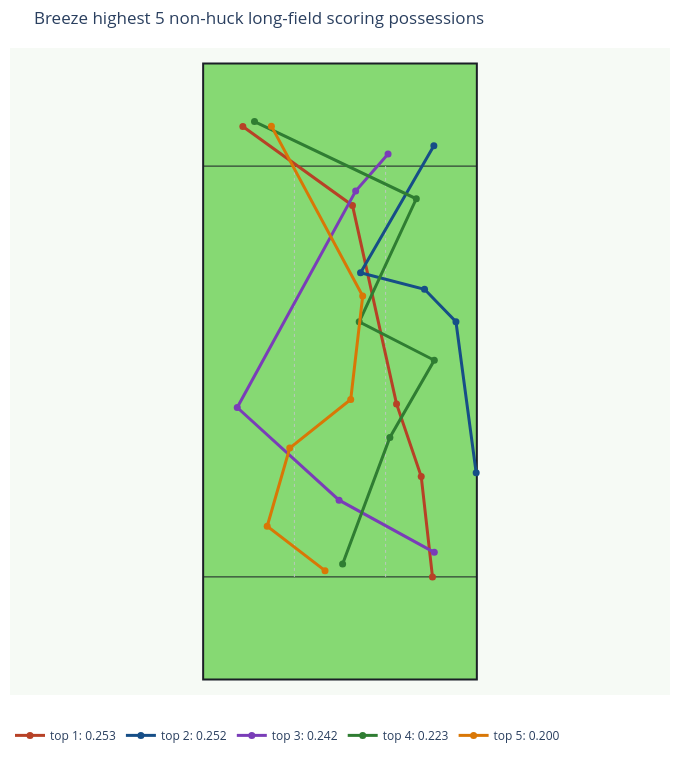

Notebook code for this chart:
### Markdown cell above
## Overlay Highest Possessions

### Code cell
highest_lookup = {path['possession_id'].iloc[0]: path for path in highest_paths}
highest_labeled_paths = {
    f'top {rank + 1}: {row[METRIC]:.3f}': highest_lookup[row['possession_id']]
    for rank, (_, row) in enumerate(highest_possessions.iterrows())
    if row['possession_id'] in highest_lookup
}

if highest_labeled_paths:
    fig = plot_representative_paths(
        highest_labeled_paths,
        title=f'{TEAM_ID.title()} highest {len(highest_labeled_paths)} non-huck long-field scoring possessions',
    )
    fig.show()

### Figure 1 — Plotly figure (JSON) as saved in the notebook; plotly's stock layout.template omitted (floating-point values rounded to 4 significant figures)
{"data": [{"hovertemplate": "top 1: 0.253<br>%{text}<extra></extra>", "line": {"color": "#b74126", "width": 3}, "marker": {"color": "#b74126", "size": 7}, "mode": "lines+markers", "name": "top 1: 0.253", "text": ["Start", "Throw 1<br>jnissen -> smott<br>aEC: 0.172<br>CP: 95.8%<br>Distance: 19.7", "Throw 2<br>smott -> cloverane<br>aEC: 0.162<br>CP: 96.6%<br>Distance: 14.9", "Throw 3<br>cloverane -> mgrovic<br>aEC: 0.430<br>CP: 77.3%<br>Distance: 39.6", "Throw 4<br>mgrovic -> tshapinsk<br>aEC: 0.249<br>CP: 91.6%<br>Distance: 26.3"], "type": "scatter", "x": [18.01, 15.82, 11.01, 2.43, -18.92], "y": [20.0, 39.54, 53.68, 92.33, 107.7]}, {"hovertemplate": "top 2: 0.252<br>%{text}<extra></extra>", "line": {"color": "#164e87", "width": 3}, "marker": {"color": "#164e87", "size": 7}, "mode": "lines+markers", "name": "top 2: 0.252", "text": ["Start", "Throw 1<br>jnissen -> mgrovic<br>aEC: 0.421<br>CP: 83.7%<br>Distance: 29.7", "Throw 2<br>mgrovic -> jnissen<br>aEC: 0.132<br>CP: 97.8%<br>Distance: 8.8", "Throw 3<br>jnissen -> smott<br>aEC: 0.060<br>CP: 96.9%<br>Distance: 12.9", "Throw 4<br>smott -> cloverane<br>aEC: 0.394<br>CP: 90.3%<br>Distance: 28.6"], "type": "scatter", "x": [26.52, 22.58, 16.46, 4.0, 18.28], "y": [40.26, 69.68, 76.01, 79.22, 104.0]}, {"hovertemplate": "top 3: 0.242<br>%{text}<extra></extra>", "line": {"color": "#7a3db8", "width": 3}, "marker": {"color": "#7a3db8", "size": 7}, "mode": "lines+markers", "name": "top 3: 0.242", "text": ["Start", "Throw 1<br>cloverane -> smott<br>aEC: 0.076<br>CP: 96.0%<br>Distance: 21.1", "Throw 2<br>smott -> ilee<br>aEC: 0.069<br>CP: 94.9%<br>Distance: 26.8", "Throw 3<br>ilee -> tgesell<br>aEC: 0.415<br>CP: 75.7%<br>Distance: 39.6", "Throw 4<br>tgesell -> mgrovic<br>aEC: 0.406<br>CP: 96.9%<br>Distance: 9.6"], "type": "scatter", "x": [18.36, -0.18, -20.01, 3.05, 9.36], "y": [24.78, 34.94, 52.99, 95.14, 102.3]}, {"hovertemplate": "top 4: 0.223<br>%{text}<extra></extra>", "line": {"color": "#2f7d32", "width": 3}, "marker": {"color": "#2f7d32", "size": 7}, "mode": "lines+markers", "name": "top 4: 0.223", "text": ["Start", "Throw 1<br>smott -> gturner<br>aEC: 0.199<br>CP: 92.7%<br>Distance: 26.3", "Throw 2<br>gturner -> jnissen<br>aEC: 0.126<br>CP: 96.9%<br>Distance: 17.3", "Throw 3<br>jnissen -> jwodatch1<br>aEC: 0.143<br>CP: 96.1%<br>Distance: 16.4", "Throw 4<br>jwodatch1 -> jnissen<br>aEC: 0.298<br>CP: 90.6%<br>Distance: 26.4", "Throw 5<br>jnissen -> gturner<br>aEC: 0.349<br>CP: 83.1%<br>Distance: 34.9"], "type": "scatter", "x": [0.51, 9.71, 18.36, 3.74, 14.86, -16.65], "y": [22.51, 47.16, 62.19, 69.67, 93.63, 108.7]}, {"hovertemplate": "top 5: 0.200<br>%{text}<extra></extra>", "line": {"color": "#d97706", "width": 3}, "marker": {"color": "#d97706", "size": 7}, "mode": "lines+markers", "name": "top 5: 0.200", "text": ["Start", "Throw 1<br>aroy -> jnissen<br>aEC: 0.045<br>CP: 98.2%<br>Distance: 14.2", "Throw 2<br>jnissen -> amerriman<br>aEC: 0.155<br>CP: 96.6%<br>Distance: 15.9", "Throw 3<br>amerriman -> jwodatch1<br>aEC: 0.107<br>CP: 97.2%<br>Distance: 15.2", "Throw 4<br>jwodatch1 -> amerriman<br>aEC: 0.238<br>CP: 94.6%<br>Distance: 20.3", "Throw 5<br>amerriman -> tshapinsk<br>aEC: 0.455<br>CP: 80.2%<br>Distance: 37.6"], "type": "scatter", "x": [-2.92, -14.18, -9.79, 2.09, 4.42, -13.36], "y": [21.21, 29.86, 45.1, 54.57, 74.69, 107.8]}], "layout": {"height": 760, "legend": {"orientation": "h", "y": -0.04}, "margin": {"b": 10, "l": 10, "r": 10, "t": 48}, "paper_bgcolor": "#ffffff", "plot_bgcolor": "#f6faf5", "shapes": [{"fillcolor": "#86d973", "layer": "below", "line": {"color": "#1B1E26", "width": 2}, "type": "rect", "x0": -26.65, "x1": 26.65, "y0": 0, "y1": 120}, {"layer": "below", "line": {"color": "#1B1E26", "width": 1}, "type": "line", "x0": -26.65, "x1": 26.65, "y0": 20, "y1": 20}, {"layer": "below", "line": {"color": "#1B1E26", "width": 1}, "type": "line", "x0": -26.65, "x1": 26.65, "y0": 100, "y1": 100}, {"layer": "below", "line": {"color": "#b9c8bb", "dash": "dot", "width": 1}, "type": "line", "x0": -8.88, "x1": -8.88, "y0": 20, "y1": 100}, {"layer": "below", "line": {"color": "#b9c8bb", "dash": "dot", "width": 1}, "type": "line", "x0": 8.88, "x1": 8.88, "y0": 20, "y1": 100}], "title": {"text": "Breeze highest 5 non-huck long-field scoring possessions"}, "width": 680, "xaxis": {"range": [-31.65, 31.65], "scaleanchor": "y", "scaleratio": 1, "showgrid": false, "visible": false, "zeroline": false}, "yaxis": {"range": [-3, 123], "showgrid": false, "visible": false, "zeroline": false}}}
